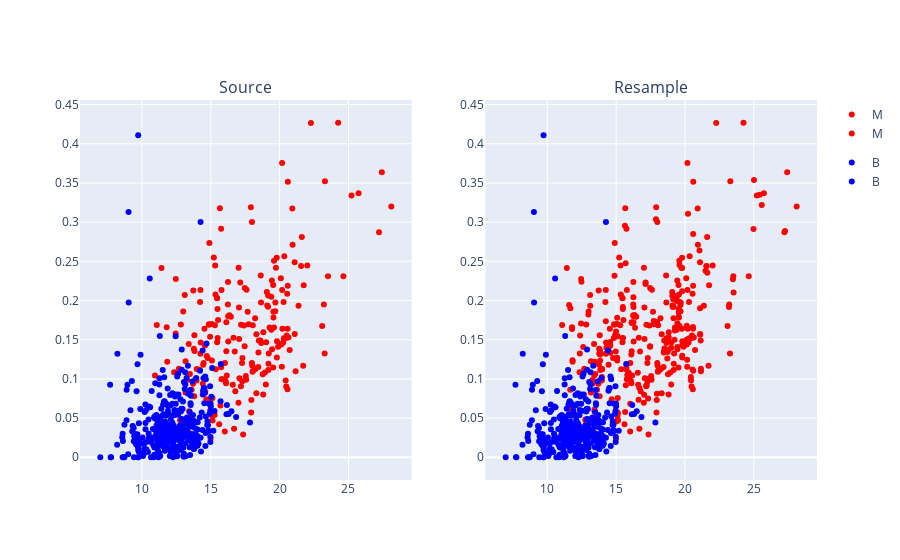

The notebook cell this image was saved under:
### Code cell
figure_func()

### Figure 1 — Plotly figure (JSON) as saved in the notebook; plotly's stock layout.template omitted (floating-point values rounded to 4 significant figures; data arrays with more than 128 entries replaced by an {"elided": "..."} marker saying what was removed)
{"data": [{"hovertemplate": "Diagnosis=M<br>Mean Radius=%{x}<br>Mean Concavity=%{y}<extra></extra>", "legendgroup": "M", "marker": {"color": "red", "symbol": "circle"}, "mode": "markers", "name": "M", "orientation": "v", "showlegend": true, "type": "scatter", "x": {"elided": "212 float values"}, "xaxis": "x", "y": {"elided": "212 float values"}, "yaxis": "y"}, {"hovertemplate": "Diagnosis=B<br>Mean Radius=%{x}<br>Mean Concavity=%{y}<extra></extra>", "legendgroup": "B", "marker": {"color": "blue", "symbol": "circle"}, "mode": "markers", "name": "B", "orientation": "v", "showlegend": true, "type": "scatter", "x": {"elided": "357 float values"}, "xaxis": "x", "y": {"elided": "357 float values"}, "yaxis": "y"}, {"hovertemplate": "Target=M<br>Mean Radius=%{x}<br>Mean Concavity=%{y}<extra></extra>", "legendgroup": "M", "marker": {"color": "red", "symbol": "circle"}, "mode": "markers", "name": "M", "orientation": "v", "showlegend": true, "type": "scatter", "x": {"elided": "342 float values"}, "xaxis": "x2", "y": {"elided": "342 float values"}, "yaxis": "y2"}, {"hovertemplate": "Target=B<br>Mean Radius=%{x}<br>Mean Concavity=%{y}<extra></extra>", "legendgroup": "B", "marker": {"color": "blue", "symbol": "circle"}, "mode": "markers", "name": "B", "orientation": "v", "showlegend": true, "type": "scatter", "x": {"elided": "342 float values"}, "xaxis": "x2", "y": {"elided": "342 float values"}, "yaxis": "y2"}], "layout": {"annotations": [{"font": {"size": 16}, "showarrow": false, "text": "Source", "x": 0.225, "xanchor": "center", "xref": "paper", "y": 1, "yanchor": "bottom", "yref": "paper"}, {"font": {"size": 16}, "showarrow": false, "text": "Resample", "x": 0.775, "xanchor": "center", "xref": "paper", "y": 1, "yanchor": "bottom", "yref": "paper"}], "xaxis": {"anchor": "y", "domain": [0, 0.45]}, "xaxis2": {"anchor": "y2", "domain": [0.55, 1]}, "yaxis": {"anchor": "x", "domain": [0, 1]}, "yaxis2": {"anchor": "x2", "domain": [0, 1]}}}
